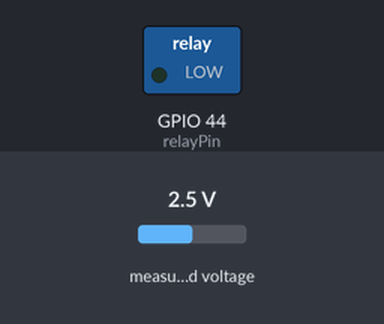
Recording of a sketch running on a simulated ESP32. On the bench: switched loads named in the sketch (green lamp = pin HIGH). Wiring (inferred from the names in the program): ADS1115 converter at I2C address 0x48. The inputs (shaded band) are chosen by the test bench; at power-on: measured voltage 2.5 V. WiFi joins after 1.5 s; servers stay silent unless stated; what the sketch prints to the serial monitor is not drawn.

Above: at 3.5 s.
At 7.5 s:
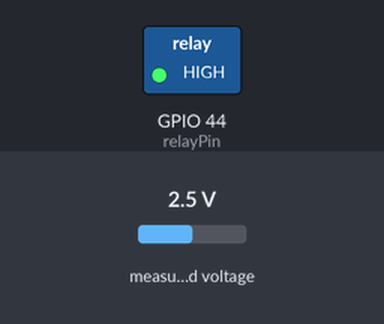
Timing chart, 0 to 15.0 s (numbered marks = the images above):
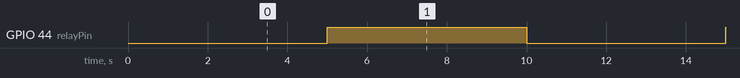

The sketch:

FullCode.ino
```cpp
#include <Wire.h>
//Telegram:
#include <WiFi.h>
#include <WiFiClientSecure.h>
#include <UniversalTelegramBot.h>
#include <ArduinoJson.h>


#define ADS1115_ADDRESS 0x48

//=================================================================================================================================
// VARIABLE DECLARATIONS
//=================================================================================================================================

// Telegram part
const char* ssid = "ard-citcea";
const char* password = "ax1ohChooli0quof";

#define BOTtoken "8190157750:AAFva8eCbX0hptrUPS2EWAW8jk-tQ8LceAU"
#define CHAT_ID "7994481953"

WiFiClientSecure client;
UniversalTelegramBot bot(BOTtoken, client);

// Define the pins of the Arduino
const int SensorPin = A1, RefPin = A2, relayPin = D7;

const int buttonPin = D2;


// Define the data from the current sensor
const int Rshunt = 33.3;                // Resistance of the transformer: Model 50 A: 20 ohms, Model 30 A: 33.3 ohms
double n_trafo = 1000;                  // Number of turns between primary and secondary

// Variables to calculate every millisecond
unsigned long time_now = 0;
unsigned long time_ant = 0, difTime = 0, act_time = 0, reading_time = 0, dif_reading_time = 0, timer1 = 0, timer2 = 0;

// Define variables to calculate the RMS of a power cycle
double quadratic_sum_v = 0.0;
double quadratic_sum_rms = 0.0;   // This variable accumulates the quadratic sum of instantaneous currents
const int sampleDuration = 20;    // Number of samples that determine how often the RMS is calculated
int quadratic_sum_counter = 0;    // Counter of how many times values have been accumulated in the quadratic sum
double freq = 50.0;               // Define the frequency of the power cycle

//random number for the part of the code for sending data to python, should delete later
double number2;

// Define variables to calculate an average of the current
double accumulated_current = 0.0;       // Accumulator of RMS values for averaging
const int sampleAverage = 250;          // Number of samples that determine how often the RMS average is calculated
int accumulated_counter = 0;            // Counter of how many times RMS values have been accumulated
bool first_run = true;
double v_calib_acum = 0;
double v_calib = 0;
int i = 0;
byte writeBuf[3];


double Irms_filt = 0;

bool relayState = LOW;   // Initial state of the relay
unsigned long previous_time = 0; // Stores the last time the pin was toggled


//=================================================================================================================================
// Helper functions: Function created to partition the problem in smaller parts
//=================================================================================================================================
void config_i2c(){
  Wire.begin(); // begin I2C
  // ASD1115
  // set config register and start conversion
  // ANC1 and GND, 4.096v, 128s/

  writeBuf[0] = 1;    // config register is 1
  writeBuf[1] = 0b11010010; // 0xC2 single shot off <== ORIGINAL - single conversion/ AIN1 & GND/ 4.096V/ Continuous (0)

  // bit 15 flag bit for single shot
  // Bits 14-12 input selection:
  // 100 ANC0; 101 ANC1; 110 ANC2; 111 ANC3
  // Bits 11-9 Amp gain. Default to 010 here 001 P19
  // Bit 8 Operational mode of the ADS1115.
  // 0 : Continuous conversion mode
  // 1 : Power-down single-shot mode (default)

  writeBuf[2] = 0b11100101; // bits 7-0  0x85 //869 SPS

  // Bits 7-5 data rate default to 100 for 128SPS
  // Bits 4-0  comparator functions see spec sheet.

  // setup ADS1115
  Wire.beginTransmission(ADS1115_ADDRESS);  // ADC
  Wire.write(writeBuf[0]);
  Wire.write(writeBuf[1]);
  Wire.write(writeBuf[2]);
  Wire.endTransmission();

  delay(500);
}

float read_voltage(){
  //unsigned long start = micros();
  // Read conversion register
  Wire.beginTransmission(ADS1115_ADDRESS);
  Wire.write(0x00); // Conversion register
  Wire.endTransmission();

  Wire.requestFrom(ADS1115_ADDRESS, 2);
  int16_t result = Wire.read() << 8 | Wire.read();  // Mount the 2 byte value
  Wire.endTransmission();

  //unsigned long end = micros();
  //Serial.print("ADC Read Time (us): ");
  //Serial.println(end - start);

  // Convert result to voltage
  float voltage = result * 4.096 / 32768.0;  // Raw adc * reference voltage configured / maximum adc value
  return voltage;  // Voltage in V
}


//=================================================================================================================================
// setup Function: Function that runs once on startup
//=================================================================================================================================
void setup() {
  Serial.begin(115200);
  config_i2c();
  pinMode(relayPin, OUTPUT);

  pinMode(buttonPin, INPUT); //declare sensor as input

  //Telegram section:
  WiFi.mode(WIFI_STA);
  WiFi.begin(ssid, password);

  client.setCACert(TELEGRAM_CERTIFICATE_ROOT);

  while (WiFi.status() != WL_CONNECTED) {
    delay(500);
    Serial.print(".");
  }
  Serial.println("");
  Serial.println("WiFi connected");

}


//=================================================================================================================================
// loop Function: Function that runs cyclically indefinitely
//=================================================================================================================================
void loop() {
  // Read the time in microseconds since the Arduino started
  act_time = micros();
  // Calculate the time difference between the current time and the last time the instantaneous current was updated
  difTime = act_time - time_ant; // in microseconds
  // Serial.print("act_time: ");
  // Serial.println(act_time);
  // Serial.print("time ant: ");
  // Serial.println(time_ant);
  // Serial.print("diftime: ");
  // Serial.println(difTime);


  // EVERY 1 MILLISECOND, READ ADC AND CALCULATE THE INSTANTANEOUS CURRENT TO CALCULATE THE RMS
  if (difTime >= 1000) {
    //debug
    //Serial.println("in loop 1");

    // Update the time record with the current time
    time_ant = act_time;

    //=================================================================================================================================
    // Read the voltage from the sensor
    double Vinst = read_voltage() - 1.65;

    // Serial.print("Vinst: ");
    // Serial.println(Vinst);
    //=================================================================================================================================

    //=================================================================================================================================
    // Convert voltage in shunt to current measurement
    double Iinst = Vinst*30; // 30A = 1V
    // Serial.print("Iinst: ");
    // Serial.println(Iinst);
    //=================================================================================================================================
    //=================================================================================================================================
    // Accumulate quadratic sum
    quadratic_sum_rms += Iinst*Iinst*difTime;
    quadratic_sum_v += Vinst*Vinst*difTime;
    //=================================================================================================================================
    quadratic_sum_counter++;

  }

  // EVERY POWER CYCLE (20 ACCUMULATED VALUES), CALCULATE RMS
  if (quadratic_sum_counter >= sampleDuration) {
    //Serial.println("goes in here every power cycle");

    //=================================================================================================================================
    // Take the square root to calculate the RMS of the last power cycle
    double Irms = sqrt(freq*quadratic_sum_rms);
    double Vrms = sqrt(freq*quadratic_sum_v);

    // Serial.print("Vrms: ");
    // Serial.println(Vrms);
    //=================================================================================================================================

    // Reset accumulation values to calculate the RMS of the last power cycle
    quadratic_sum_counter = 0;
    quadratic_sum_rms = 0;
    quadratic_sum_v = 0;

    // Filter base error
    if (Irms<=0.1){
      Irms = 0;
    }
    // Accumulate RMS current values to calculate the average RMS
    accumulated_current += Irms;
    accumulated_counter++;

    // Serial.print("Irms: ");
    // Serial.println(Irms);
  }

  // EVERY 250 POWER CYCLES (approximately 5 seconds), CALCULATE THE AVERAGE RMS
  if (accumulated_counter >= sampleAverage) {
    //Serial.println("Goes in here every 250 power cycles");

    //=================================================================================================================================
    // Calculate the average of the RMS current
    double Irms_filt = accumulated_current/((double)accumulated_counter);
    Serial.print("Irms_filt: ");
    Serial.println(Irms_filt);
    // Send a message when the laptop is connected to the electricity
    if (Irms_filt > 400)
      {
        bot.sendMessage(CHAT_ID, "Laptop charging!", "");
      }
    else
      {
        bot.sendMessage(CHAT_ID, "Laptop not charging!", "");
      }
    //=================================================================================================================================

    // Reset accumulation values to calculate the average RMS
    accumulated_current = 0;
    accumulated_counter = 0;

  }


  // toggle the relay on and off
  if (act_time - previous_time >= 5000000) { // in microseconds. We can change the value to measure the current
    Serial.println("toggles relay");
    previous_time = act_time; // Update the time for the last toggle

    // Toggle the relay state
    relayState = !relayState;
    Serial.println(relayState);
    digitalWrite(relayPin, relayState);
  }

  //digitalWrite(relayPin, HIGH); // this means that the switch is off and power does no flow through it

  // if (digitalRead(buttonPin) == LOW)
  //     {
  //       Serial.println("there is movement");
  //     }
  // else {
  //       Serial.println("there is no movement");
  //     }


}
```

Measured:
- by itself, GPIO 44 (relayPin): alternates HIGH for 5.0 s and LOW for 5.0 s
